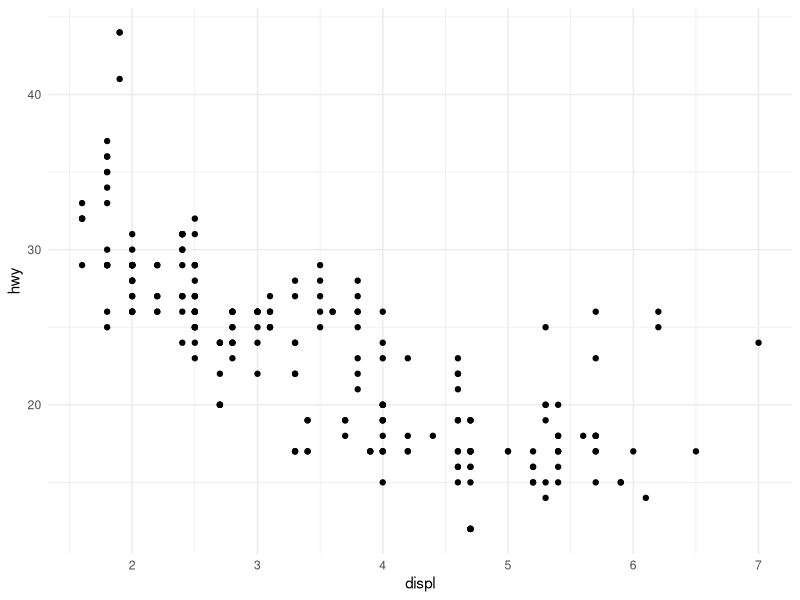
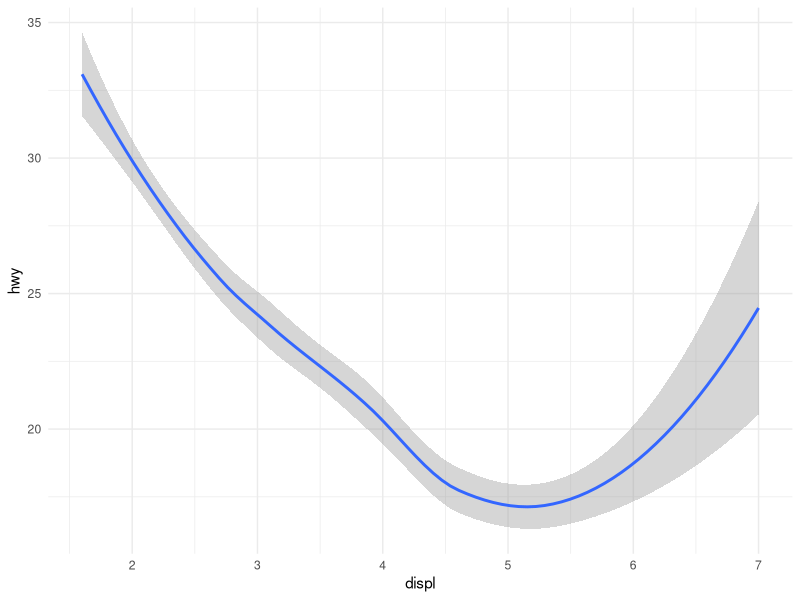

Source code (R) for these figures, in order:


library(tidyverse) 

data <- ggplot2::mpg 

data %>% 
  ggplot(aes(x = displ, y = hwy)) + 
  geom_point() +
  theme_minimal()

data %>% 
  ggplot(aes(x = displ, y = hwy)) + 
  geom_smooth() +
  theme_minimal()

##new plot
